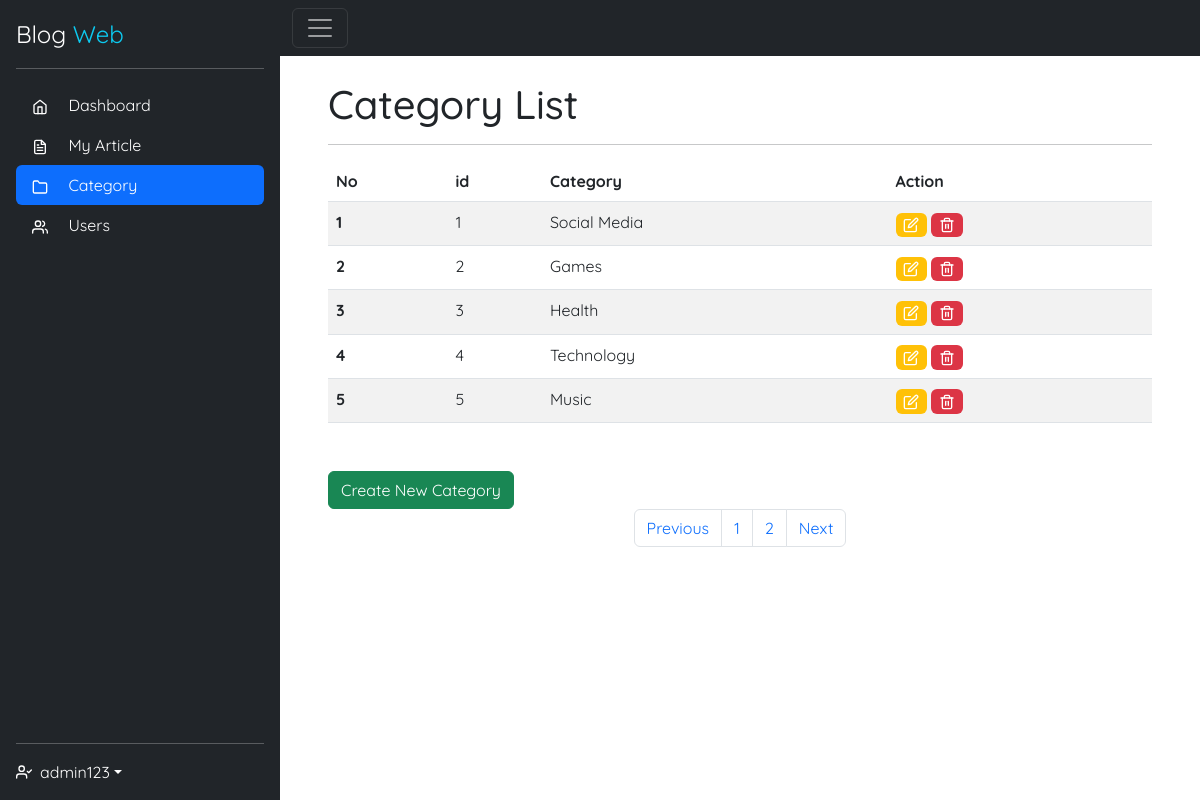
The page /dashboard/category/list.php (signed in) on the database its author committed.
### tables this page shows
CREATE TABLE `category` (
  `id` int(11) NOT NULL AUTO_INCREMENT,
  `name` varchar(255) DEFAULT NULL,
  PRIMARY KEY (`id`)
);

### dashboard/category/list.php (the view, shortened to what this page needs)
<?php
include '../templates/header.php';
if ($role == 1) {
?>
    <h1>Category List</h1>
    <hr>
    <table class="table table-striped mb-5">
        <thead>
            <tr>
                <th scope="col">No</th>
                <th scope="col">id</th>
                <th scope="col">Category</th>
                <th scope="col">Action</th>
            </tr>
        </thead>
        <tbody>
            <?php
            $batas = 5;
            $halaman = isset($_GET['halaman']) ? (int)$_GET['halaman'] : 1;
            $halaman_awal = ($halaman > 1) ? ($halaman * $batas) - $batas : 0;
            $previous = $halaman - 1;
            $next = $halaman + 1;
            $sql = "SELECT id, name FROM category";
            $data = mysqli_query($connect, $sql);
            $jumlah_data = mysqli_num_rows($data);
            $total_halaman = ceil($jumlah_data / $batas);
            $query = "$sql limit $halaman_awal, $batas";
            $categories = mysqli_query($connect, $query);
            if (mysqli_num_rows($categories) > 0) {
                $i = $halaman_awal + 1;
                foreach ($categories as $category) {
            ?>
                    <tr>
                        <th scope="row"><?= $i ?></th>
                        <td><?= $category['id'] ?></td>
                        <td><?= $category['name'] ?></td>
                        <td>
                            <a href="edit.php?c_id=<?= $category['id'] ?>" class="badge bg-warning">
                                <i data-feather="edit"></i>
                            </a>
                            <a href="../process/deleteCategory.php?c_id= <?= $category['id'] ?>" class="badge bg-danger" <?php if ($category['id'] == 7) {
                                                                                                                                echo "style='display:none'";
                                                                                                                            } ?>>
                                <i data-feather="trash-2"></i>
                            </a>
                        </td>
                    </tr>
            <?php
                    $i++;
                }
            }
            ?>
        </tbody>
    </table>
    <a class="btn btn-success" href="create.php">Create New Category</a>
    <nav>
        <ul class="pagination justify-content-center">
            <li class="page-item">
                <a class="page-link" <?php if ($halaman > 1) {
                                            echo "href='?halaman=$previous'";
                                        } ?>>Previous</a>
            </li>
            <?php
            for ($x = 1; $x <= $total_halaman; $x++) {
            ?>
                <li class="page-item"><a class="page-link" href="?halaman=<?= $x ?>"><?= $x; ?></a></li>
            <?php
            }
            ?>
            <li class="page-item">
                <a class="page-link" <?php if ($halaman < $total_halaman) {
                                            echo "href='?halaman=$next'";
                                        } ?>>Next</a>
            </li>
        </ul>
    </nav>
    </article>
    </main>
    </div>
<?php
} else {
?>
    <h3>Oopss.. Looks like something went wrong</h3>
    <br>Click here to <a href='../index.php'>Go Back</a>
    </main>
<?php
}
include '../templates/footer.php'; ?>

### css/style.css (style rules this page uses)
* { font-family: 'Quicksand', sans-serif; }
.feather { width: 16px; height: 16px; }

### rows shown on the page
category: id "1", name "Social Media"
category: id "2", name "Games"
category: id "3", name "Health"
category: id "4", name "Technology"
category: id "5", name "Music"

### other values the page prints
$username "admin123"
